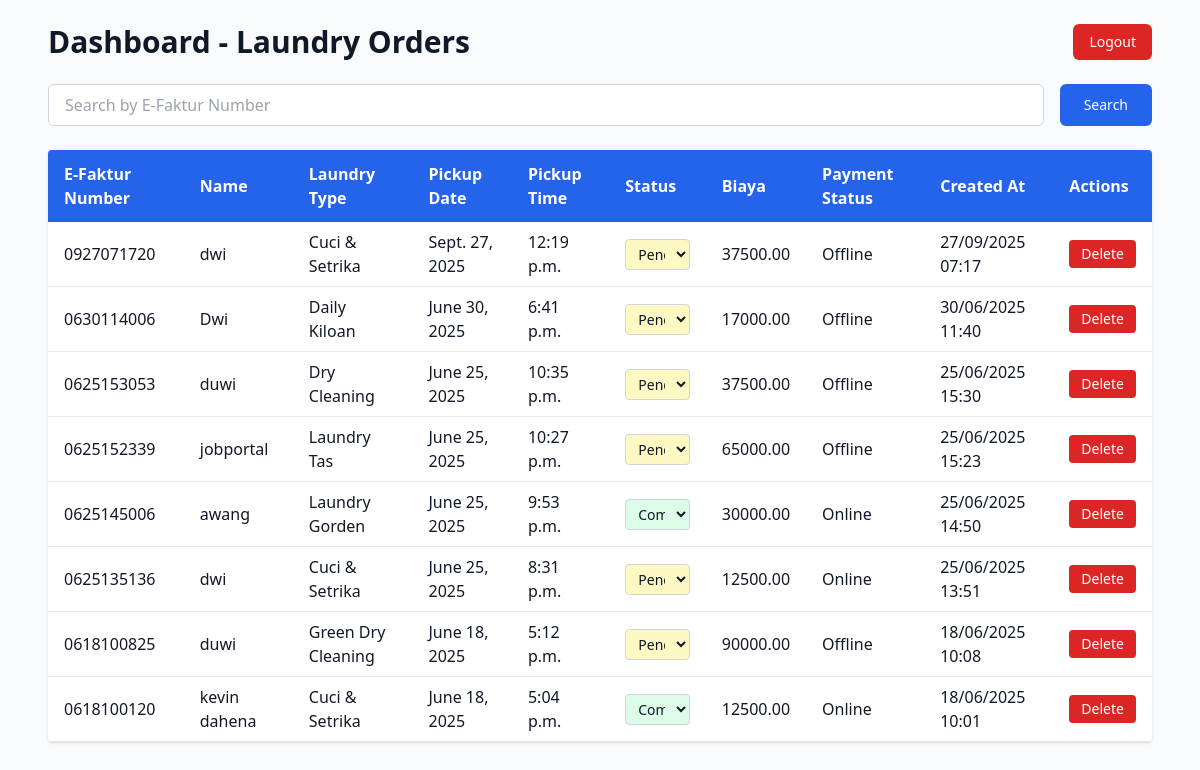
The page /dashboard/ (signed in) on the database its author committed.
### laundry_app/models.py (models this page shows, shortened)
class LaundryOrder(models.Model):
    LAUNDRY_TYPE_CHOICES = [
        ('daily_kiloan', 'Daily Kiloan'),
        ('cuci_setrika', 'Cuci & Setrika'),
        ('dry_cleaning', 'Dry Cleaning'),
        ('green_dry_cleaning', 'Green Dry Cleaning'),
        ('laundry_sepatu', 'Laundry Sepatu'),
        ('laundry_tas', 'Laundry Tas'),
        ('laundry_karpet', 'Laundry Karpet'),
        ('laundry_gorden', 'Laundry Gorden'),
        ('laundry_kulit', 'Laundry Kulit'),
        ('lainnya', 'Lainnya'),
    ]
    STATUS_CHOICES = [
        ('pending', 'Pending'),
        ('approve', 'Approve'),
        ('proses', 'Proses'),
        ('complete', 'Complete'),
    ]
    PAYMENT_METHOD_CHOICES = [
        ('online', 'Online'),
        ('offline', 'Offline'),
    ]
    PAYMENT_STATUS_CHOICES = [
        ('pending', 'Pending'),
        ('paid', 'Paid'),
        ('unpaid', 'Unpaid'),
    ]
    e_invoice_number = models.CharField(max_length=20, unique=True, editable=False)
    name = models.CharField(max_length=100)
    address = models.TextField()
    whatsapp = models.CharField(max_length=20)
    laundry_type = models.CharField(max_length=30, choices=LAUNDRY_TYPE_CHOICES)
    estimate_kilo = models.DecimalField(max_digits=6, decimal_places=2, null=True, blank=True)
    biaya = models.DecimalField(max_digits=10, decimal_places=2, null=True, blank=True)
    payment_method = models.CharField(max_length=10, choices=PAYMENT_METHOD_CHOICES, null=True, blank=True)
    payment_status = models.CharField(max_length=10, choices=PAYMENT_STATUS_CHOICES, default='pending')
    pickup_date = models.DateField()
    pickup_time = models.TimeField()
    status = models.CharField(max_length=20, choices=STATUS_CHOICES, default='pending')
    created_at = models.DateTimeField(auto_now_add=True)

### laundry_app/views.py (the view)
# urls.py: path('dashboard/', views.dashboard, name='dashboard'),
@login_required(login_url='admin_login')
def dashboard(request):
    if not request.user.is_staff:
        messages.error(request, 'Access denied. Staff only.')
        return redirect('home')
    search_query = request.GET.get('search', '')
    if search_query:
        orders = LaundryOrder.objects.filter(
            Q(e_invoice_number__icontains=search_query)
        ).order_by('-created_at')
    else:
        orders = LaundryOrder.objects.all().order_by('-created_at')
    return render(request, 'laundry_app/dashboard.html', {
        'orders': orders,
    })

### laundry_app/templates/laundry_app/dashboard.html (shortened to what this page needs)
<!DOCTYPE html>
<html lang="en">
<head>
    <script src="https://cdn.tailwindcss.com"></script>
</head>
<body class="bg-gray-50 text-gray-900">
    <div class="max-w-6xl mx-auto p-6">
        <div class="flex justify-between items-center mb-6">
            <h1 class="text-3xl font-bold">Dashboard - Laundry Orders</h1>
            <a href="{% url 'admin_logout' %}"
               class="bg-red-600 hover:bg-red-700 text-white px-4 py-2 rounded-md text-sm font-medium">
                Logout
            </a>
        </div>
        <form method="GET" class="mb-6">
            <div class="flex gap-4">
                <div class="flex-1">
                    <input type="text"
                           name="search"
                           placeholder="Search by E-Faktur Number"
                           value="{{ request.GET.search }}"
                           class="w-full px-4 py-2 border border-gray-300 rounded-md focus:outline-none focus:ring-2 focus:ring-blue-500">
                </div>
                <button type="submit"
                        class="bg-blue-600 hover:bg-blue-700 text-white px-6 py-2 rounded-md text-sm font-medium">
                    Search
                </button>
            </div>
        </form>
        <table class="min-w-full bg-white rounded shadow overflow-hidden">
            <thead class="bg-blue-600 text-white">
                <tr>
                    <th class="py-3 px-4 text-left">E-Faktur Number</th>
                    <th class="py-3 px-4 text-left">Name</th>
                    <th class="py-3 px-4 text-left">Laundry Type</th>
                    <th class="py-3 px-4 text-left">Pickup Date</th>
                    <th class="py-3 px-4 text-left">Pickup Time</th>
                    <th class="py-3 px-4 text-left">Status</th>
                    <th class="py-3 px-4 text-left">Biaya</th>
                    <th class="py-3 px-4 text-left">Payment Status</th>
                    <th class="py-3 px-4 text-left">Created At</th>
                    <th class="py-3 px-4 text-left">Actions</th>
                </tr>
            </thead>
            <tbody>
                {% for order in orders %}
                <tr class="border-b hover:bg-gray-100">
                    <td class="py-2 px-4">{{ order.e_invoice_number }}</td>
                    <td class="py-2 px-4">{{ order.name }}</td>
                    <td class="py-2 px-4">{{ order.get_laundry_type_display }}</td>
                    <td class="py-2 px-4">{{ order.pickup_date }}</td>
                    <td class="py-2 px-4">{{ order.pickup_time }}</td>
                    <td class="py-2 px-4">
                        <form method="POST" action="{% url 'update_status' order.id %}">
                            <select name="status"
                                    onchange="this.form.submit()"
                                    class="w-full px-2 py-1 border border-gray-300 rounded text-sm
                                           {% if order.status == 'pending' %}bg-yellow-100
                                           {% elif order.status == 'approve' %}bg-blue-100
                                           {% elif order.status == 'proses' %}bg-purple-100
                                           {% elif order.status == 'complete' %}bg-green-100{% endif %}">
                                <option value="pending" {% if order.status == 'pending' %}selected{% endif %}>Pending</option>
                                <option value="complete" {% if order.status == 'complete' %}selected{% endif %}>Complete</option>
                            </select>
                        </form>
                    </td>
                    <td class="py-2 px-4">{{ order.biaya }}</td>
                    <td class="py-2 px-4">{{ order.get_payment_method_display }}</td>
                    <td class="py-2 px-4">{{ order.created_at|date:"d/m/Y H:i" }}</td>
                    <td class="py-2 px-4">
                        <form method="POST" action="{% url 'delete_order' order.id %}" onsubmit="return confirm('Are you sure you want to delete this order?');">
                            <button type="submit" class="bg-red-600 hover:bg-red-700 text-white px-3 py-1 rounded text-sm">
                                Delete
                            </button>
                        </form>
                    </td>
                </tr>
                {% endfor %}
            </tbody>
        </table>
    </div>
</body>
</html>

### rows shown on the page
LaundryOrder: e_invoice_number "0927071720", name "dwi", laundry_type "Cuci & Setrika", pickup_date "Sept. 27, 2025", pickup_time "12:19 p.m.", status "Pending", biaya "37500.00", payment_method "Offline", created_at "27/09/2025 07:17"
LaundryOrder: e_invoice_number "0630114006", name "Dwi", laundry_type "Daily Kiloan", pickup_date "June 30, 2025", pickup_time "6:41 p.m.", status "Pending", biaya "17000.00", payment_method "Offline", created_at "30/06/2025 11:40"
LaundryOrder: e_invoice_number "0625153053", name "duwi", laundry_type "Dry Cleaning", pickup_date "June 25, 2025", pickup_time "10:35 p.m.", status "Pending", biaya "37500.00", payment_method "Offline", created_at "25/06/2025 15:30"
LaundryOrder: e_invoice_number "0625152339", name "jobportal", laundry_type "Laundry Tas", pickup_date "June 25, 2025", pickup_time "10:27 p.m.", status "Pending", biaya "65000.00", payment_method "Offline", created_at "25/06/2025 15:23"
LaundryOrder: e_invoice_number "0625145006", name "awang", laundry_type "Laundry Gorden", pickup_date "June 25, 2025", pickup_time "9:53 p.m.", status "Complete", biaya "30000.00", payment_method "Online", created_at "25/06/2025 14:50"
LaundryOrder: e_invoice_number "0625135136", name "dwi", laundry_type "Cuci & Setrika", pickup_date "June 25, 2025", pickup_time "8:31 p.m.", status "Pending", biaya "12500.00", payment_method "Online", created_at "25/06/2025 13:51"
LaundryOrder: e_invoice_number "0618100825", name "duwi", laundry_type "Green Dry Cleaning", pickup_date "June 18, 2025", pickup_time "5:12 p.m.", status "Pending", biaya "90000.00", payment_method "Offline", created_at "18/06/2025 10:08"
LaundryOrder: e_invoice_number "0618100120", name "kevin dahena", laundry_type "Cuci & Setrika", pickup_date "June 18, 2025", pickup_time "5:04 p.m.", status "Complete", biaya "12500.00", payment_method "Online", created_at "18/06/2025 10:01"
